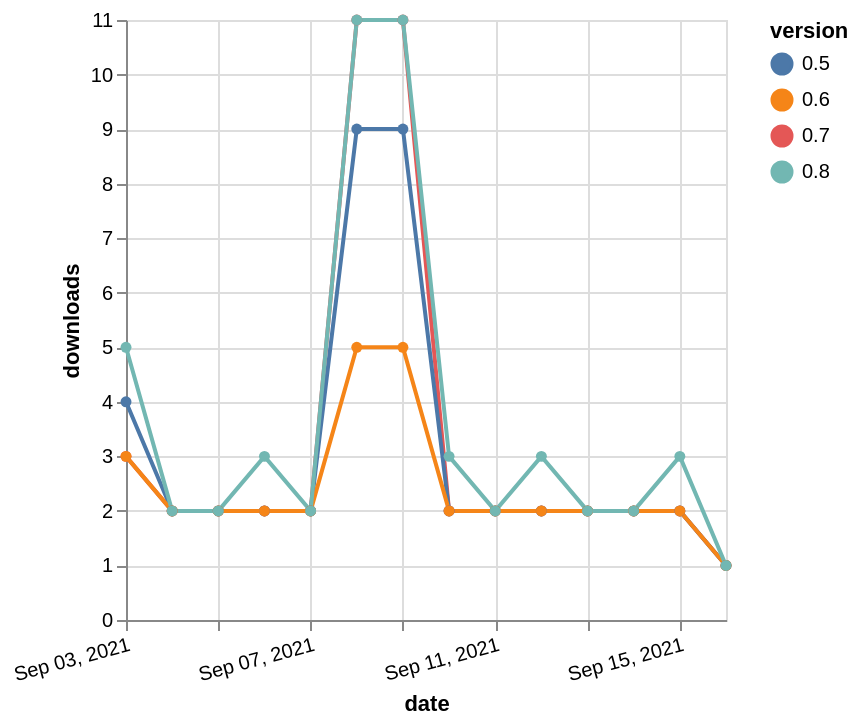

The Vega-Lite source for this figure:
### Vega-Lite specification from a JSON file in a GitHub repository (floating-point values rounded to 4 significant figures)
{"$schema": "https://vega.github.io/schema/vega-lite/v5.json", "description": "A simple bar chart with embedded data.", "data": {"values": [{"date": "2021-09-03", "total": 2844, "delta": 3, "version": "0.7"}, {"date": "2021-09-04", "total": 2846, "delta": 2, "version": "0.7"}, {"date": "2021-09-05", "total": 2848, "delta": 2, "version": "0.7"}, {"date": "2021-09-06", "total": 2850, "delta": 2, "version": "0.7"}, {"date": "2021-09-07", "total": 2852, "delta": 2, "version": "0.7"}, {"date": "2021-09-08", "total": 2863, "delta": 11, "version": "0.7"}, {"date": "2021-09-09", "total": 2874, "delta": 11, "version": "0.7"}, {"date": "2021-09-10", "total": 2876, "delta": 2, "version": "0.7"}, {"date": "2021-09-11", "total": 2878, "delta": 2, "version": "0.7"}, {"date": "2021-09-12", "total": 2880, "delta": 2, "version": "0.7"}, {"date": "2021-09-13", "total": 2882, "delta": 2, "version": "0.7"}, {"date": "2021-09-14", "total": 2884, "delta": 2, "version": "0.7"}, {"date": "2021-09-15", "total": 2886, "delta": 2, "version": "0.7"}, {"date": "2021-09-16", "total": 2887, "delta": 1, "version": "0.7"}, {"date": "2021-09-03", "total": 4667, "delta": 4, "version": "0.5"}, {"date": "2021-09-04", "total": 4669, "delta": 2, "version": "0.5"}, {"date": "2021-09-05", "total": 4671, "delta": 2, "version": "0.5"}, {"date": "2021-09-06", "total": 4673, "delta": 2, "version": "0.5"}, {"date": "2021-09-07", "total": 4675, "delta": 2, "version": "0.5"}, {"date": "2021-09-08", "total": 4684, "delta": 9, "version": "0.5"}, {"date": "2021-09-09", "total": 4693, "delta": 9, "version": "0.5"}, {"date": "2021-09-10", "total": 4695, "delta": 2, "version": "0.5"}, {"date": "2021-09-11", "total": 4697, "delta": 2, "version": "0.5"}, {"date": "2021-09-12", "total": 4699, "delta": 2, "version": "0.5"}, {"date": "2021-09-13", "total": 4701, "delta": 2, "version": "0.5"}, {"date": "2021-09-14", "total": 4703, "delta": 2, "version": "0.5"}, {"date": "2021-09-15", "total": 4705, "delta": 2, "version": "0.5"}, {"date": "2021-09-16", "total": 4706, "delta": 1, "version": "0.5"}, {"date": "2021-09-03", "total": 2639, "delta": 3, "version": "0.6"}, {"date": "2021-09-04", "total": 2641, "delta": 2, "version": "0.6"}, {"date": "2021-09-05", "total": 2643, "delta": 2, "version": "0.6"}, {"date": "2021-09-06", "total": 2645, "delta": 2, "version": "0.6"}, {"date": "2021-09-07", "total": 2647, "delta": 2, "version": "0.6"}, {"date": "2021-09-08", "total": 2652, "delta": 5, "version": "0.6"}, {"date": "2021-09-09", "total": 2657, "delta": 5, "version": "0.6"}, {"date": "2021-09-10", "total": 2659, "delta": 2, "version": "0.6"}, {"date": "2021-09-11", "total": 2661, "delta": 2, "version": "0.6"}, {"date": "2021-09-12", "total": 2663, "delta": 2, "version": "0.6"}, {"date": "2021-09-13", "total": 2665, "delta": 2, "version": "0.6"}, {"date": "2021-09-14", "total": 2667, "delta": 2, "version": "0.6"}, {"date": "2021-09-15", "total": 2669, "delta": 2, "version": "0.6"}, {"date": "2021-09-16", "total": 2670, "delta": 1, "version": "0.6"}, {"date": "2021-09-03", "total": 1014, "delta": 5, "version": "0.8"}, {"date": "2021-09-04", "total": 1016, "delta": 2, "version": "0.8"}, {"date": "2021-09-05", "total": 1018, "delta": 2, "version": "0.8"}, {"date": "2021-09-06", "total": 1021, "delta": 3, "version": "0.8"}, {"date": "2021-09-07", "total": 1023, "delta": 2, "version": "0.8"}, {"date": "2021-09-08", "total": 1034, "delta": 11, "version": "0.8"}, {"date": "2021-09-09", "total": 1045, "delta": 11, "version": "0.8"}, {"date": "2021-09-10", "total": 1048, "delta": 3, "version": "0.8"}, {"date": "2021-09-11", "total": 1050, "delta": 2, "version": "0.8"}, {"date": "2021-09-12", "total": 1053, "delta": 3, "version": "0.8"}, {"date": "2021-09-13", "total": 1055, "delta": 2, "version": "0.8"}, {"date": "2021-09-14", "total": 1057, "delta": 2, "version": "0.8"}, {"date": "2021-09-15", "total": 1060, "delta": 3, "version": "0.8"}, {"date": "2021-09-16", "total": 1061, "delta": 1, "version": "0.8"}]}, "width": "container", "mark": {"type": "line", "point": {"filled": true}}, "encoding": {"x": {"field": "date", "type": "temporal", "timeUnit": "yearmonthdate", "title": "date", "axis": {"labelAngle": -15}}, "y": {"field": "delta", "type": "quantitative", "title": "downloads"}, "color": {"field": "version", "type": "nominal"}, "tooltip": {"field": "delta"}}}
